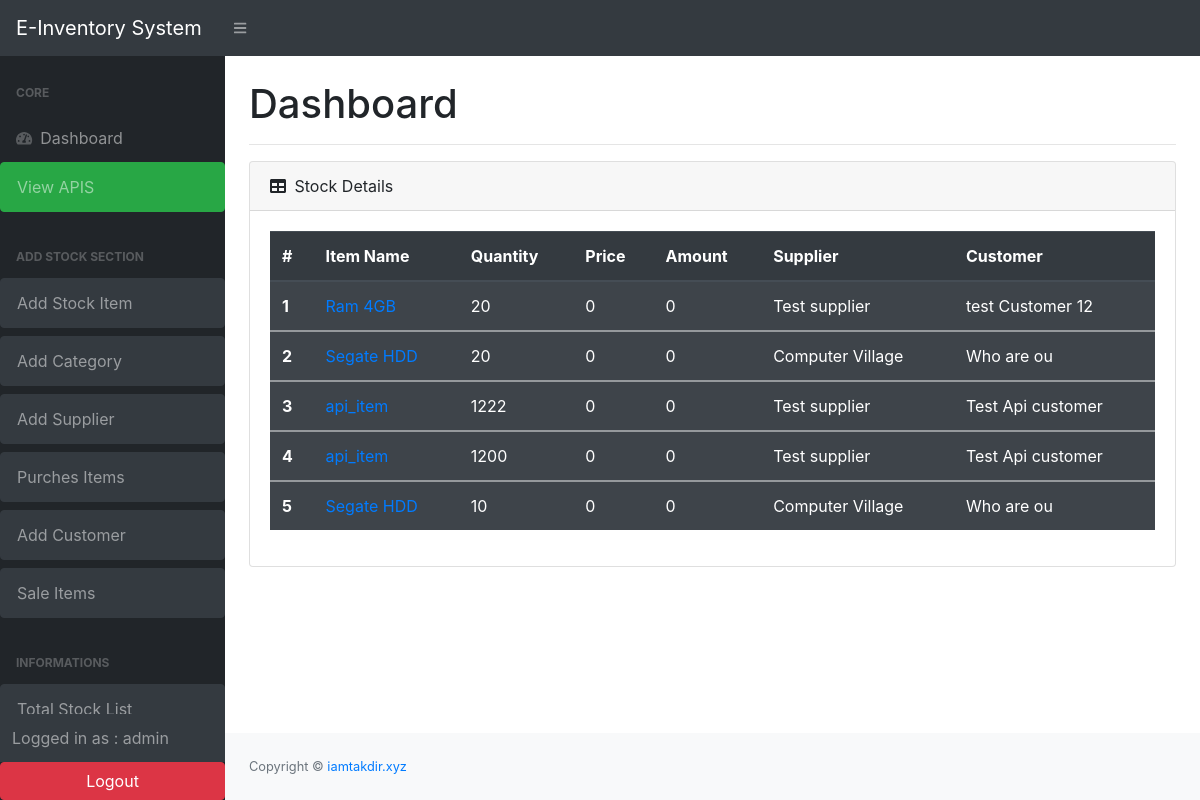
/total_sale/ (signed in), run on the app's committed database.
### stock/models.py (models this page shows, shortened)
class Sale (models.Model):
    customer = models.ForeignKey(Customer, on_delete=models.CASCADE)
    stock = stock = models.ForeignKey(Stock, on_delete=models.SET_NULL, null=True, related_name='salestock')
    sale_quantity = models.IntegerField()

class Stock( models.Model):
    id = models.AutoField(primary_key=True)
    category =models.ForeignKey(Category, on_delete=models.SET_NULL, null=True,blank=True)
    item_name = models.CharField(max_length=200, null=True)
    quantity = models.IntegerField(default=0)
    price = models.FloatField(null=True, blank=True,default= 0)
    amount = models.FloatField(null=True, blank=True,default= 0)
    supplier= models.ForeignKey(Supplier, on_delete=models.SET_NULL, null=True,blank=True)
    last_updated=models.DateTimeField(auto_now_add=False,auto_now=True)
    timestamp= models.DateTimeField(auto_now_add=True,auto_now=False,)
    is_deleted = models.BooleanField(default=False)

class Supplier (models.Model):
    sup_name = models.CharField(max_length=200, null=True,)
    sup_mobile = models.CharField(max_length=200, null=True, blank=True)
    sup_email = models.CharField(max_length=200, null=True, blank=True)
    sup_note = models.TextField(blank=True, null=True)

class Customer (models.Model):
    name = models.CharField(max_length=200)
    phone = models.CharField(max_length=30)

### stock/views.py (the view)
# urls.py: path('total_sale/', views.Total_sale.as_view(), name="total_sale"),
class Total_sale(ListView):
    template_name = 'stock/total_sale.html'
    queryset = Sale.objects.all()

### stock/templates/stock/total_sale.html (shortened to what this page needs)
{% extends "base.html" %}
{% block content %}
{% load crispy_forms_tags %}
<main>
    <div class="container-fluid">
        <h1 class="mt-4 mb-3">Dashboard</h1>
        <hr>
        <div class="card mb-4">
            <div class="card-header">
                <i class="fas fa-table mr-1"></i>
                Stock Details
            </div>
            <div class="card-body">
                <div class="table-responsive">
                    <table class="table table-striped table-dark">
                        <thead>
                            <tr>
                                <th scope="col">#</th>
                                <th scope="col">Item Name</th>
                                <th scope="col">Quantity</th>
                                <th scope="col">Price</th>
                                <th scope="col">Amount</th>
                                <th scope="col">Supplier</th>
                                <th scope="col">Customer</th>
                            </tr>
                        </thead>
                        {% for item in object_list %}
                        <tbody>
                            <tr>
                                <th scope="row">{{ forloop.counter }}</th>
                                <td><a href="{% url 'sale_details' item.id %}">{{item.stock.item_name}}</a></td>
                                <td>{{item.sale_quantity}}</td>
                                <td>0</td>
                                <td>0</td>
                                <td>{{item.stock.supplier.sup_name}}</td>
                                <td>{{item.customer.name}}</td>
                            </tr>
                        </tbody>
                        {% endfor%}
                    </table>
                </div>
            </div>
        </div>
    </div>
</main>
{% endblock %}

### stock/templates/layouts/backend_sidebar.html (shortened to what this page needs)
<div id="layoutSidenav_nav">
    <nav class="sb-sidenav accordion sb-sidenav-dark" id="sidenavAccordion">
        <div class="sb-sidenav-menu">
            <div class="nav">
                <div class="sb-sidenav-menu-heading">Core</div>
                <a class="nav-link" href="{% url 'list_items' %}">
                    <div class="sb-nav-link-icon"><i class="fas fa-tachometer-alt"></i></div>
                    Dashboard
                </a>
                <a class="nav-link collapsed btn btn-success mb-2" href="{% url 'schema-swagger-ui' %}"> View APIS
                </a>
                <div class="sb-sidenav-menu-heading">Add Stock Section</div>
                <a class="nav-link collapsed btn btn-dark mb-2" href="{% url 'add_stock' %}"> Add Stock Item
                </a>
                <a class="nav-link collapsed btn btn-dark mb-2" href="{% url 'add_category' %}"> Add Category
                </a>
                <a class="nav-link collapsed btn btn-dark mb-2" href="{% url 'add_sup' %}"> Add Supplier
                </a>
                <a class="nav-link collapsed btn btn-dark mb-2" href="{% url 'purchase' %}"> Purches Items
                </a>
                <a class="nav-link collapsed btn btn-dark mb-2" href="{% url 'add_cust' %}"> Add Customer
                </a>
                <a class="nav-link collapsed btn btn-dark mb-2" href="{% url 'sale' %}"> Sale Items
                </a>
                <div class="sb-sidenav-menu-heading">Informations</div>
                <a class="nav-link collapsed btn btn-dark mb-2" href="{% url 'total_list' %}"> Total Stock List
                </a>
            </div>
        </div>
        <div class="sb-sidenav-footer">
            <div class="p">Logged in as : {{request.user}}</div>
        </div>
        <div class="sb-sidenav-menu-heading text-center">
            {% if user.is_authenticated %}
            <form method="POST" action="{% url 'logout' %}">
                <button class="btn btn-danger" type="submit" style="padding-left: 85px; padding-right: 85px;">Logout
                </button>
            </form>
            {% else %}
            <button class="btn btn-info" type="submit" style="padding-left: 85px; padding-right: 85px;">login
            </button>
            {% endif %}
        </div>
    </nav>
</div>

### data on the page
Sale: stock.item_name "Ram 4GB", sale_quantity "20", stock.supplier.sup_name "Test supplier", customer.name "test Customer 12"
Sale: stock.item_name "Segate HDD", sale_quantity "20", stock.supplier.sup_name "Computer Village", customer.name "Who are ou"
Sale: stock.item_name "api_item", sale_quantity "1222", stock.supplier.sup_name "Test supplier", customer.name "Test Api customer"
Sale: stock.item_name "api_item", sale_quantity "1200", stock.supplier.sup_name "Test supplier", customer.name "Test Api customer"
Sale: stock.item_name "Segate HDD", sale_quantity "10", stock.supplier.sup_name "Computer Village", customer.name "Who are ou"

### other printed values
{{ request.user }} "admin"
